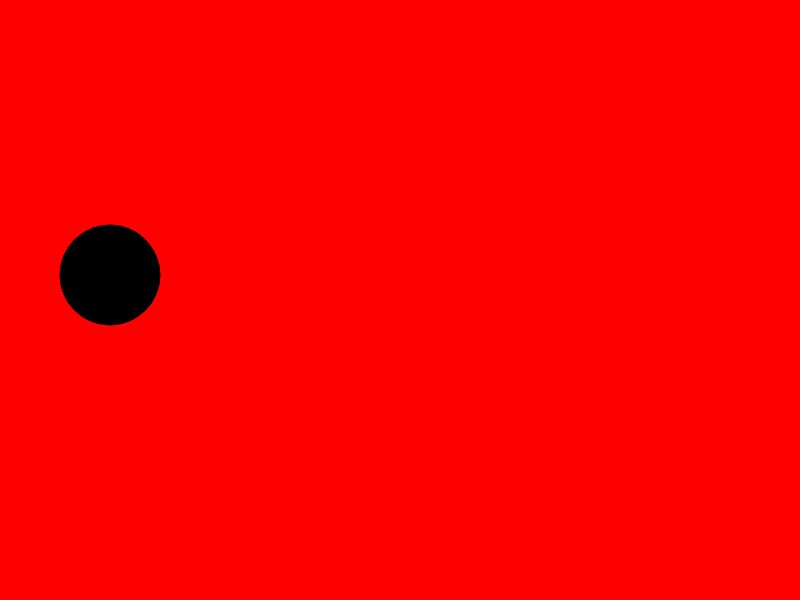
Frame 1 (no input)
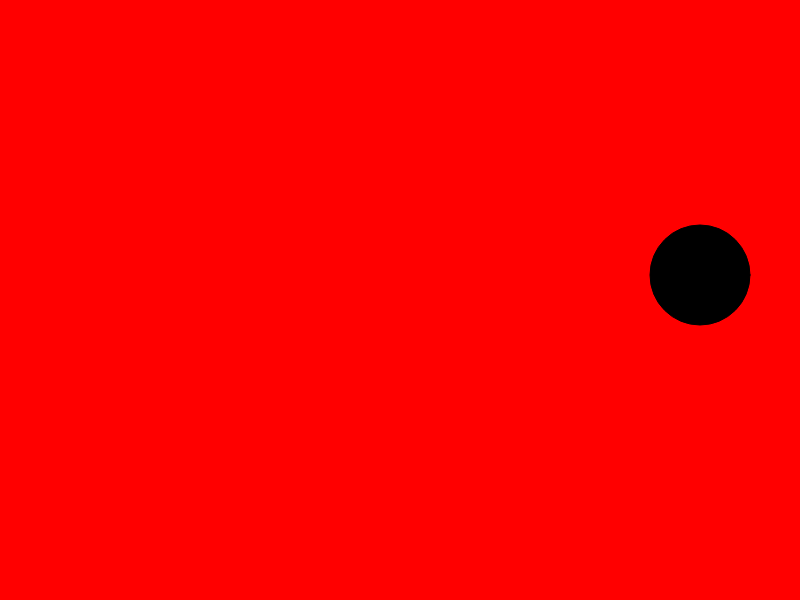
Frame 60 (no input)
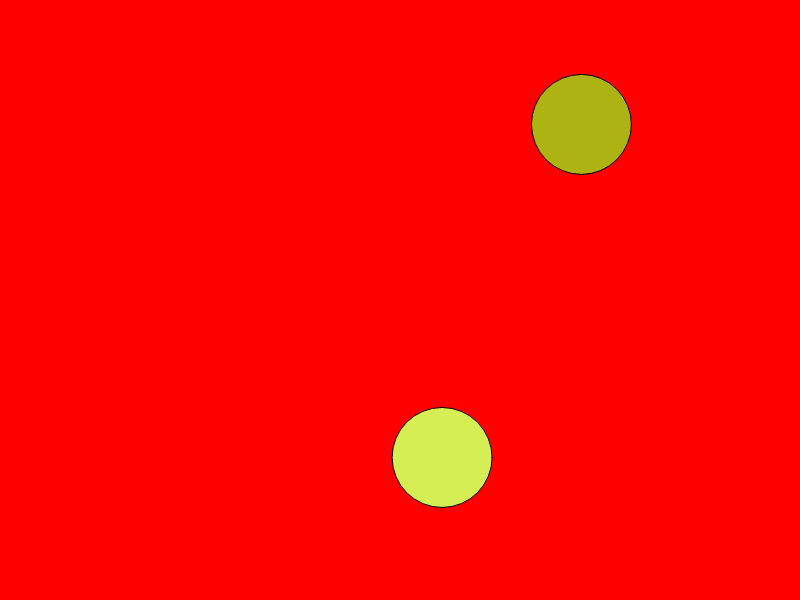
Frame 120 (the mouse pressed at the canvas centre since frame 60)

The p5.js sketch that drew these frames (run headless with seeded random() and noise() and a simulated clock; from frame 60 on, the mouse is pressed at the canvas centre):

// p5.js sketch
// ── sketch.js
class Ball {
  constructor(in_x, in_y, vel_x, vel_y, size, colour) {
    this.pos = createVector(in_x, in_y);
    this.size = size;
    this.vel = createVector(vel_x, vel_y);
    this.colour = colour;
  }
  is_point_in(x, y) {
    return this.pos.dist(createVector(x, y)) <= this.size;
  }
  step() {
    this.pos.add(this.vel);
    if(this.pos.x < this.size || this.pos.x > width - this.size) {
      this.vel.x = -this.vel.x;
      this.pos.x += this.vel.x;
      this.colour = randomColour();
    }
    if(this.pos.y < this.size || this.pos.y > height - this.size) {
      this.vel.y = -this.vel.y;
      this.pos.y += this.vel.y;
      this.colour = randomColour();
    }
  }
  test_collide_circle(ball) {
    return this.pos.dist(ball.pos) < this.size + ball.size;
  }
  do_collide_circle(ball) {
    if(this.test_collide_circle(ball)) {
      this.colour = randomColour();
      ball.colour = randomColour();
      const coll_normal = p5.Vector.sub(this.pos, ball.pos);
      this.vel.reflect(coll_normal);
      this.step();
      ball.vel.reflect(coll_normal);
      ball.step();
    }
  }
  draw() {
    fill(this.colour);
    circle(this.pos.x, this.pos.y, this.size * 2);
  }
}
let ballArray;

function randomColour() {
  return color(random(255), random(255), random(255));
}

function setup() {
  ballArray = [new Ball(100, 275, 10, 0, 50, 0)];
  createCanvas(800, 600);
}

function draw() {
  background(255, 0, 0);
  for(i = 0; i < ballArray.length; i++) {
    ballArray[i].step();
    for(j = i + 1; j < ballArray.length; j++) {
      ballArray[i].do_collide_circle(ballArray[j]);
    }
    ballArray[i].draw();
  }
}

function mousePressed() {
  const vel = p5.Vector.random2D().setMag(10);
  ballArray.push(new Ball(mouseX, mouseY, vel.x, vel.y, 50, randomColour()));
}
